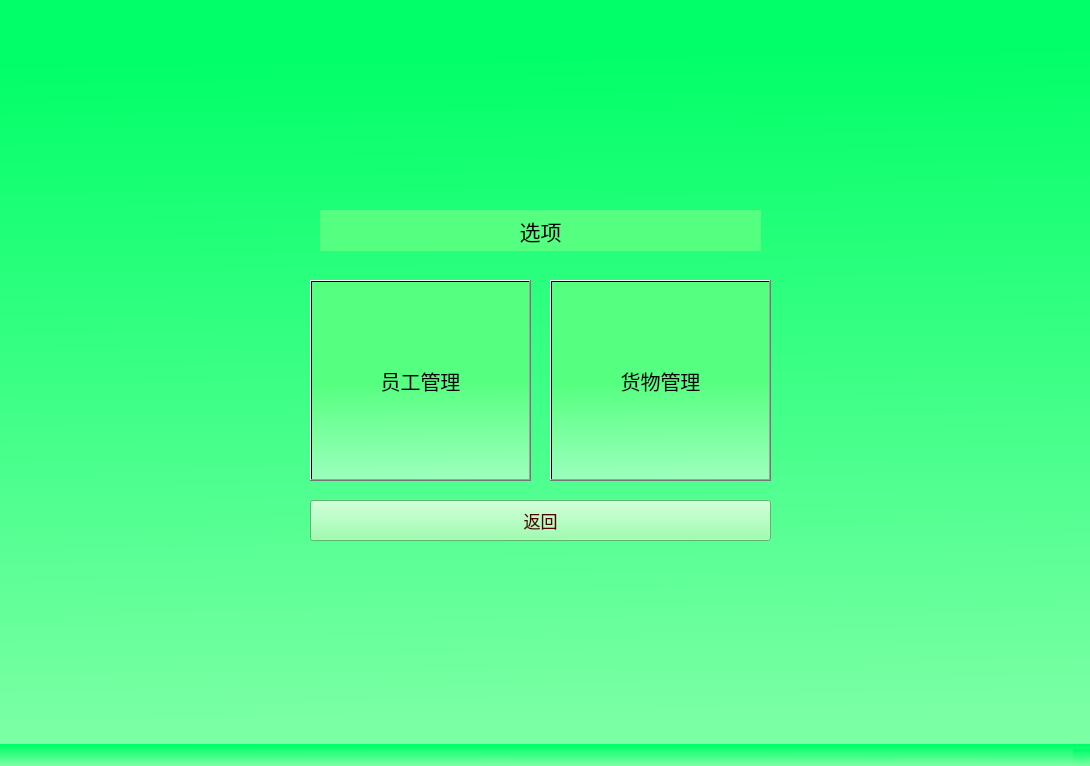
<?xml version="1.0" encoding="UTF-8"?>
<ui version="4.0">
 <class>AdministratorWindow</class>
 <widget class="QMainWindow" name="AdministratorWindow">
  <property name="geometry">
   <rect>
    <x>0</x>
    <y>0</y>
    <width>1090</width>
    <height>766</height>
   </rect>
  </property>
  <property name="windowTitle">
   <string>MainWindow</string>
  </property>
  <property name="styleSheet">
   <string notr="true">background-color:
qlineargradient(spread:pad, x1:0.502, y1:0.0611111, x2:0.527155, y2:1, stop:0 rgba(0, 255, 104, 255), stop:0.971014 rgba(123, 255, 165, 255))
</string>
  </property>
  <widget class="QWidget" name="centralwidget">
   <widget class="QPushButton" name="cargopushButtnon">
    <property name="geometry">
     <rect>
      <x>550</x>
      <y>280</y>
      <width>221</width>
      <height>201</height>
     </rect>
    </property>
    <property name="font">
     <font>
      <family>思源宋体 CN</family>
      <pointsize>15</pointsize>
     </font>
    </property>
    <property name="styleSheet">
     <string notr="true">background-color: qlineargradient(spread:pad, x1:0.483, y1:0, x2:0.502, y2:0.994318, stop:0.502415 rgba(85, 255, 127, 255), stop:1 rgba(155, 255, 188, 255));</string>
    </property>
    <property name="text">
     <string>货物管理</string>
    </property>
   </widget>
   <widget class="QLabel" name="label_2">
    <property name="geometry">
     <rect>
      <x>320</x>
      <y>210</y>
      <width>441</width>
      <height>41</height>
     </rect>
    </property>
    <property name="font">
     <font>
      <family>思源黑体 CN</family>
      <pointsize>16</pointsize>
     </font>
    </property>
    <property name="styleSheet">
     <string notr="true">background-color: rgb(85, 255, 127);
border-color: rgb(0, 0, 0);</string>
    </property>
    <property name="text">
     <string>选项</string>
    </property>
    <property name="alignment">
     <set>Qt::AlignmentFlag::AlignCenter</set>
    </property>
   </widget>
   <widget class="QPushButton" name="staffpushButton">
    <property name="geometry">
     <rect>
      <x>310</x>
      <y>280</y>
      <width>221</width>
      <height>201</height>
     </rect>
    </property>
    <property name="font">
     <font>
      <family>思源宋体 CN</family>
      <pointsize>15</pointsize>
     </font>
    </property>
    <property name="styleSheet">
     <string notr="true">background-color: qlineargradient(spread:pad, x1:0.483, y1:0, x2:0.502, y2:0.994318, stop:0.502415 rgba(85, 255, 127, 255), stop:1 rgba(155, 255, 188, 255));</string>
    </property>
    <property name="text">
     <string>员工管理</string>
    </property>
   </widget>
   <widget class="QPushButton" name="pushButton">
    <property name="geometry">
     <rect>
      <x>310</x>
      <y>500</y>
      <width>461</width>
      <height>41</height>
     </rect>
    </property>
    <property name="font">
     <font>
      <family>思源黑体 CN</family>
      <pointsize>13</pointsize>
     </font>
    </property>
    <property name="styleSheet">
     <string notr="true">color: rgb(85, 0, 0);
background-color: rgb(129, 255, 154);</string>
    </property>
    <property name="text">
     <string>返回</string>
    </property>
   </widget>
  </widget>
  <widget class="QMenuBar" name="menubar">
   <property name="geometry">
    <rect>
     <x>0</x>
     <y>0</y>
     <width>1090</width>
     <height>25</height>
    </rect>
   </property>
  </widget>
  <widget class="QStatusBar" name="statusbar"/>
 </widget>
 <resources/>
 <connections/>
</ui>
